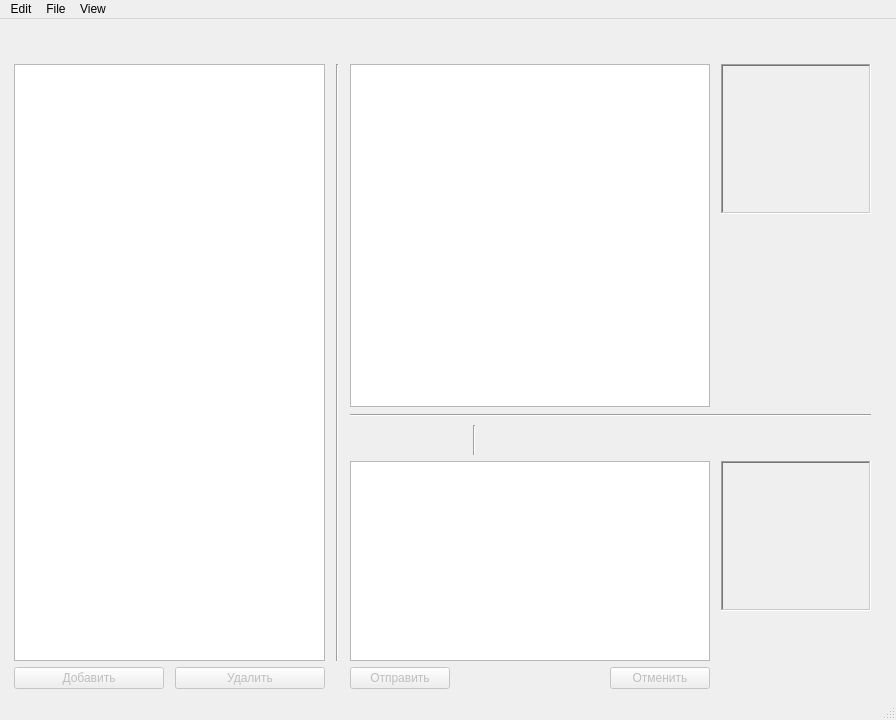
<?xml version="1.0" encoding="UTF-8"?>
<ui version="4.0">
 <class>JIMMessenger</class>
 <widget class="QMainWindow" name="JIMMessenger">
  <property name="geometry">
   <rect>
    <x>0</x>
    <y>0</y>
    <width>896</width>
    <height>720</height>
   </rect>
  </property>
  <property name="windowTitle">
   <string>JIMMessenger</string>
  </property>
  <property name="windowIcon">
   <iconset>
    <normaloff>android-icon-36x36.png</normaloff>android-icon-36x36.png</iconset>
  </property>
  <widget class="QWidget" name="centralwidget">
   <layout class="QGridLayout" name="gridLayout">
    <item row="0" column="11">
     <widget class="QLabel" name="chatName">
      <property name="enabled">
       <bool>true</bool>
      </property>
      <property name="minimumSize">
       <size>
        <width>150</width>
        <height>30</height>
       </size>
      </property>
      <property name="autoFillBackground">
       <bool>false</bool>
      </property>
      <property name="text">
       <string/>
      </property>
     </widget>
    </item>
    <item row="1" column="0" rowspan="5" colspan="2">
     <widget class="QListWidget" name="listContacts">
      <property name="minimumSize">
       <size>
        <width>300</width>
        <height>400</height>
       </size>
      </property>
     </widget>
    </item>
    <item row="1" column="2" rowspan="5">
     <widget class="Line" name="line">
      <property name="orientation">
       <enum>Qt::Vertical</enum>
      </property>
     </widget>
    </item>
    <item row="1" column="3" colspan="8">
     <widget class="QTextEdit" name="chatDisplay">
      <property name="minimumSize">
       <size>
        <width>300</width>
        <height>200</height>
       </size>
      </property>
      <property name="readOnly">
       <bool>true</bool>
      </property>
      <property name="textInteractionFlags">
       <set>Qt::TextSelectableByMouse</set>
      </property>
     </widget>
    </item>
    <item row="1" column="11" alignment="Qt::AlignTop">
     <widget class="QLabel" name="label">
      <property name="minimumSize">
       <size>
        <width>150</width>
        <height>150</height>
       </size>
      </property>
      <property name="maximumSize">
       <size>
        <width>150</width>
        <height>150</height>
       </size>
      </property>
      <property name="layoutDirection">
       <enum>Qt::RightToLeft</enum>
      </property>
      <property name="frameShape">
       <enum>QFrame::WinPanel</enum>
      </property>
      <property name="frameShadow">
       <enum>QFrame::Sunken</enum>
      </property>
      <property name="text">
       <string/>
      </property>
      <property name="pixmap">
       <pixmap>news.png</pixmap>
      </property>
      <property name="alignment">
       <set>Qt::AlignCenter</set>
      </property>
     </widget>
    </item>
    <item row="2" column="3" rowspan="2" colspan="9">
     <widget class="Line" name="line_2">
      <property name="orientation">
       <enum>Qt::Horizontal</enum>
      </property>
     </widget>
    </item>
    <item row="3" column="11" rowspan="2">
     <widget class="QLabel" name="myName">
      <property name="enabled">
       <bool>true</bool>
      </property>
      <property name="minimumSize">
       <size>
        <width>150</width>
        <height>30</height>
       </size>
      </property>
      <property name="maximumSize">
       <size>
        <width>150</width>
        <height>30</height>
       </size>
      </property>
      <property name="autoFillBackground">
       <bool>false</bool>
      </property>
      <property name="text">
       <string/>
      </property>
     </widget>
    </item>
    <item row="4" column="3">
     <widget class="QPushButton" name="smileButton">
      <property name="enabled">
       <bool>false</bool>
      </property>
      <property name="sizePolicy">
       <sizepolicy hsizetype="Minimum" vsizetype="Minimum">
        <horstretch>0</horstretch>
        <verstretch>0</verstretch>
       </sizepolicy>
      </property>
      <property name="minimumSize">
       <size>
        <width>30</width>
        <height>30</height>
       </size>
      </property>
      <property name="maximumSize">
       <size>
        <width>30</width>
        <height>30</height>
       </size>
      </property>
      <property name="text">
       <string/>
      </property>
      <property name="icon">
       <iconset>
        <normaloff>ab.gif</normaloff>ab.gif</iconset>
      </property>
      <property name="checkable">
       <bool>false</bool>
      </property>
      <property name="default">
       <bool>false</bool>
      </property>
      <property name="flat">
       <bool>true</bool>
      </property>
     </widget>
    </item>
    <item row="4" column="4">
     <widget class="QPushButton" name="surprButton">
      <property name="enabled">
       <bool>false</bool>
      </property>
      <property name="sizePolicy">
       <sizepolicy hsizetype="Minimum" vsizetype="Minimum">
        <horstretch>0</horstretch>
        <verstretch>0</verstretch>
       </sizepolicy>
      </property>
      <property name="minimumSize">
       <size>
        <width>30</width>
        <height>30</height>
       </size>
      </property>
      <property name="maximumSize">
       <size>
        <width>30</width>
        <height>30</height>
       </size>
      </property>
      <property name="text">
       <string notr="true"/>
      </property>
      <property name="icon">
       <iconset>
        <normaloff>ai.gif</normaloff>ai.gif</iconset>
      </property>
      <property name="checkable">
       <bool>false</bool>
      </property>
      <property name="default">
       <bool>false</bool>
      </property>
      <property name="flat">
       <bool>true</bool>
      </property>
     </widget>
    </item>
    <item row="4" column="5">
     <widget class="QPushButton" name="sadButton">
      <property name="enabled">
       <bool>false</bool>
      </property>
      <property name="sizePolicy">
       <sizepolicy hsizetype="Minimum" vsizetype="Minimum">
        <horstretch>0</horstretch>
        <verstretch>0</verstretch>
       </sizepolicy>
      </property>
      <property name="minimumSize">
       <size>
        <width>30</width>
        <height>30</height>
       </size>
      </property>
      <property name="maximumSize">
       <size>
        <width>30</width>
        <height>30</height>
       </size>
      </property>
      <property name="text">
       <string/>
      </property>
      <property name="icon">
       <iconset>
        <normaloff>ac.gif</normaloff>ac.gif</iconset>
      </property>
      <property name="checkable">
       <bool>false</bool>
      </property>
      <property name="default">
       <bool>false</bool>
      </property>
      <property name="flat">
       <bool>true</bool>
      </property>
     </widget>
    </item>
    <item row="4" column="6">
     <widget class="Line" name="line_3">
      <property name="orientation">
       <enum>Qt::Vertical</enum>
      </property>
     </widget>
    </item>
    <item row="4" column="7">
     <widget class="QPushButton" name="italicButton">
      <property name="enabled">
       <bool>false</bool>
      </property>
      <property name="sizePolicy">
       <sizepolicy hsizetype="Minimum" vsizetype="Minimum">
        <horstretch>0</horstretch>
        <verstretch>0</verstretch>
       </sizepolicy>
      </property>
      <property name="minimumSize">
       <size>
        <width>30</width>
        <height>30</height>
       </size>
      </property>
      <property name="maximumSize">
       <size>
        <width>30</width>
        <height>30</height>
       </size>
      </property>
      <property name="text">
       <string/>
      </property>
      <property name="icon">
       <iconset>
        <normaloff>i.jpg</normaloff>i.jpg</iconset>
      </property>
      <property name="checkable">
       <bool>false</bool>
      </property>
      <property name="default">
       <bool>false</bool>
      </property>
      <property name="flat">
       <bool>true</bool>
      </property>
     </widget>
    </item>
    <item row="4" column="8">
     <widget class="QPushButton" name="boldButton">
      <property name="enabled">
       <bool>false</bool>
      </property>
      <property name="sizePolicy">
       <sizepolicy hsizetype="Minimum" vsizetype="Minimum">
        <horstretch>0</horstretch>
        <verstretch>0</verstretch>
       </sizepolicy>
      </property>
      <property name="minimumSize">
       <size>
        <width>30</width>
        <height>30</height>
       </size>
      </property>
      <property name="maximumSize">
       <size>
        <width>30</width>
        <height>30</height>
       </size>
      </property>
      <property name="text">
       <string/>
      </property>
      <property name="icon">
       <iconset>
        <normaloff>b.jpg</normaloff>b.jpg</iconset>
      </property>
      <property name="checkable">
       <bool>false</bool>
      </property>
      <property name="default">
       <bool>false</bool>
      </property>
      <property name="flat">
       <bool>true</bool>
      </property>
     </widget>
    </item>
    <item row="4" column="9">
     <widget class="QPushButton" name="uButton">
      <property name="enabled">
       <bool>false</bool>
      </property>
      <property name="sizePolicy">
       <sizepolicy hsizetype="Minimum" vsizetype="Minimum">
        <horstretch>0</horstretch>
        <verstretch>0</verstretch>
       </sizepolicy>
      </property>
      <property name="minimumSize">
       <size>
        <width>30</width>
        <height>30</height>
       </size>
      </property>
      <property name="maximumSize">
       <size>
        <width>30</width>
        <height>30</height>
       </size>
      </property>
      <property name="text">
       <string/>
      </property>
      <property name="icon">
       <iconset>
        <normaloff>u.jpg</normaloff>u.jpg</iconset>
      </property>
      <property name="checkable">
       <bool>false</bool>
      </property>
      <property name="default">
       <bool>false</bool>
      </property>
      <property name="flat">
       <bool>true</bool>
      </property>
     </widget>
    </item>
    <item row="5" column="3" colspan="8">
     <widget class="QTextEdit" name="textChatEdit">
      <property name="minimumSize">
       <size>
        <width>300</width>
        <height>150</height>
       </size>
      </property>
      <property name="maximumSize">
       <size>
        <width>16777215</width>
        <height>200</height>
       </size>
      </property>
      <property name="readOnly">
       <bool>true</bool>
      </property>
      <property name="html">
       <string>&lt;!DOCTYPE HTML PUBLIC &quot;-//W3C//DTD HTML 4.0//EN&quot; &quot;http://www.w3.org/TR/REC-html40/strict.dtd&quot;&gt;
&lt;html&gt;&lt;head&gt;&lt;meta name=&quot;qrichtext&quot; content=&quot;1&quot; /&gt;&lt;style type=&quot;text/css&quot;&gt;
p, li { white-space: pre-wrap; }
&lt;/style&gt;&lt;/head&gt;&lt;body style=&quot; font-family:'MS Shell Dlg 2'; font-size:7.8pt; font-weight:400; font-style:normal;&quot;&gt;
&lt;p style=&quot; margin-top:12px; margin-bottom:12px; margin-left:0px; margin-right:0px; -qt-block-indent:0; text-indent:0px;&quot;&gt;&lt;br /&gt;&lt;/p&gt;&lt;/body&gt;&lt;/html&gt;</string>
      </property>
      <property name="overwriteMode">
       <bool>false</bool>
      </property>
     </widget>
    </item>
    <item row="5" column="11" alignment="Qt::AlignTop">
     <widget class="QLabel" name="myLabel">
      <property name="minimumSize">
       <size>
        <width>150</width>
        <height>150</height>
       </size>
      </property>
      <property name="maximumSize">
       <size>
        <width>150</width>
        <height>150</height>
       </size>
      </property>
      <property name="frameShape">
       <enum>QFrame::WinPanel</enum>
      </property>
      <property name="frameShadow">
       <enum>QFrame::Sunken</enum>
      </property>
      <property name="text">
       <string notr="true"/>
      </property>
      <property name="pixmap">
       <pixmap>news.png</pixmap>
      </property>
      <property name="alignment">
       <set>Qt::AlignCenter</set>
      </property>
      <property name="textInteractionFlags">
       <set>Qt::NoTextInteraction</set>
      </property>
     </widget>
    </item>
    <item row="6" column="0">
     <widget class="QPushButton" name="pushAdd">
      <property name="enabled">
       <bool>false</bool>
      </property>
      <property name="maximumSize">
       <size>
        <width>150</width>
        <height>28</height>
       </size>
      </property>
      <property name="text">
       <string>Добавить</string>
      </property>
     </widget>
    </item>
    <item row="6" column="1">
     <widget class="QPushButton" name="pushDelete">
      <property name="enabled">
       <bool>false</bool>
      </property>
      <property name="maximumSize">
       <size>
        <width>150</width>
        <height>28</height>
       </size>
      </property>
      <property name="text">
       <string>Удалить</string>
      </property>
     </widget>
    </item>
    <item row="6" column="3" colspan="3">
     <widget class="QPushButton" name="pushSend">
      <property name="enabled">
       <bool>false</bool>
      </property>
      <property name="maximumSize">
       <size>
        <width>100</width>
        <height>28</height>
       </size>
      </property>
      <property name="text">
       <string>Отправить</string>
      </property>
     </widget>
    </item>
    <item row="6" column="10">
     <widget class="QPushButton" name="pushCancle">
      <property name="enabled">
       <bool>false</bool>
      </property>
      <property name="sizePolicy">
       <sizepolicy hsizetype="Minimum" vsizetype="Fixed">
        <horstretch>0</horstretch>
        <verstretch>0</verstretch>
       </sizepolicy>
      </property>
      <property name="maximumSize">
       <size>
        <width>100</width>
        <height>28</height>
       </size>
      </property>
      <property name="text">
       <string>Отменить</string>
      </property>
     </widget>
    </item>
   </layout>
  </widget>
  <widget class="QMenuBar" name="menubar">
   <property name="geometry">
    <rect>
     <x>0</x>
     <y>0</y>
     <width>896</width>
     <height>26</height>
    </rect>
   </property>
   <widget class="QMenu" name="menu">
    <property name="title">
     <string>Edit</string>
    </property>
    <addaction name="separator"/>
    <addaction name="actionLogin"/>
    <addaction name="actionLogoff"/>
    <addaction name="separator"/>
    <addaction name="actionRegister"/>
    <addaction name="separator"/>
   </widget>
   <widget class="QMenu" name="menuView">
    <property name="title">
     <string>View</string>
    </property>
    <addaction name="actionUlined"/>
    <addaction name="actionItalic"/>
    <addaction name="actionBold"/>
   </widget>
   <widget class="QMenu" name="menuFile">
    <property name="title">
     <string>File</string>
    </property>
    <addaction name="actionOpen"/>
   </widget>
   <addaction name="menu"/>
   <addaction name="menuFile"/>
   <addaction name="menuView"/>
  </widget>
  <widget class="QStatusBar" name="statusBar"/>
  <action name="actionLogin">
   <property name="text">
    <string>Login</string>
   </property>
   <property name="shortcut">
    <string>Ctrl+L</string>
   </property>
  </action>
  <action name="actionLogoff">
   <property name="text">
    <string>Logoff</string>
   </property>
  </action>
  <action name="actionRegister">
   <property name="text">
    <string>Register</string>
   </property>
   <property name="shortcut">
    <string>Ctrl+R</string>
   </property>
  </action>
  <action name="actionItalic">
   <property name="enabled">
    <bool>false</bool>
   </property>
   <property name="icon">
    <iconset>
     <normalon>i.jpg</normalon>
    </iconset>
   </property>
   <property name="text">
    <string>Italic</string>
   </property>
   <property name="shortcut">
    <string>Ctrl+I</string>
   </property>
  </action>
  <action name="actionBold">
   <property name="enabled">
    <bool>false</bool>
   </property>
   <property name="icon">
    <iconset>
     <normalon>b.jpg</normalon>
    </iconset>
   </property>
   <property name="text">
    <string>Bold</string>
   </property>
   <property name="shortcut">
    <string>Ctrl+B</string>
   </property>
  </action>
  <action name="actionUlined">
   <property name="enabled">
    <bool>false</bool>
   </property>
   <property name="icon">
    <iconset>
     <normaloff>u.jpg</normaloff>
     <normalon>u.jpg</normalon>u.jpg</iconset>
   </property>
   <property name="text">
    <string>Ulined</string>
   </property>
   <property name="shortcut">
    <string>Ctrl+U</string>
   </property>
  </action>
  <action name="actionSmile">
   <property name="enabled">
    <bool>false</bool>
   </property>
   <property name="icon">
    <iconset>
     <normaloff>ab.gif</normaloff>ab.gif</iconset>
   </property>
   <property name="text">
    <string>smile</string>
   </property>
  </action>
  <action name="actionCrazy">
   <property name="enabled">
    <bool>false</bool>
   </property>
   <property name="icon">
    <iconset>
     <normaloff>ai.gif</normaloff>ai.gif</iconset>
   </property>
   <property name="text">
    <string>Crazy</string>
   </property>
  </action>
  <action name="actionSad">
   <property name="enabled">
    <bool>false</bool>
   </property>
   <property name="icon">
    <iconset>
     <normaloff>ac.gif</normaloff>ac.gif</iconset>
   </property>
   <property name="text">
    <string>sad</string>
   </property>
  </action>
  <action name="actionOpen">
   <property name="enabled">
    <bool>false</bool>
   </property>
   <property name="text">
    <string>Open</string>
   </property>
   <property name="shortcut">
    <string>Ctrl+O</string>
   </property>
  </action>
 </widget>
 <resources/>
 <connections/>
</ui>
